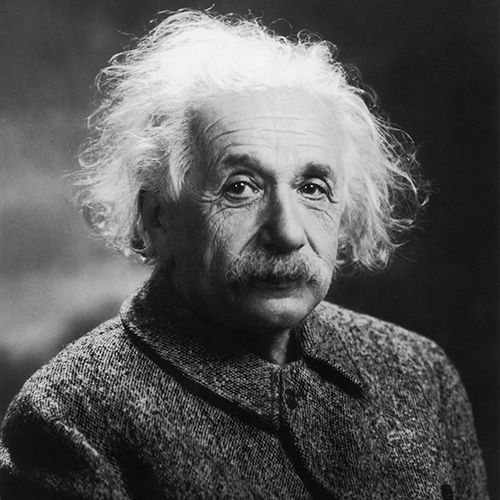
#> input picture images/einstein.jpg, 500 x 500 px, found by its file name
$ python 05.py
#> lines starting #> are read from the running program, lines starting #| are printed output that depends on the picture
import cv2

img=cv2.imread('.\\images\\einstein.jpg',1)
#> img is the input picture: shape (500, 500, 3); min 0, max 255, mean 87.3
(h,w)=img.shape[:2]
#> h = 500; w = 500
center=(w/2,h/2)
#> center = (250, 250)
angle90=90
angle180=180
angle270=270

scale=1.0

M=cv2.getRotationMatrix2D(center,angle90,scale)
rotated90=cv2.warpAffine(img,M,(h,w))
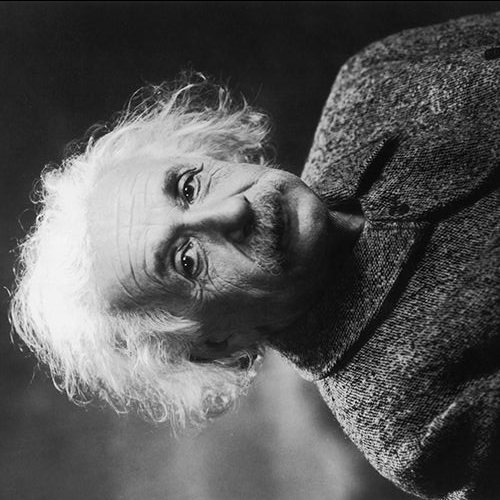
#> rotated90: shape (500, 500, 3); min 0, max 255, mean 87.2


M=cv2.getRotationMatrix2D(center,angle180,scale)
rotated180=cv2.warpAffine(img,M,(h,w))
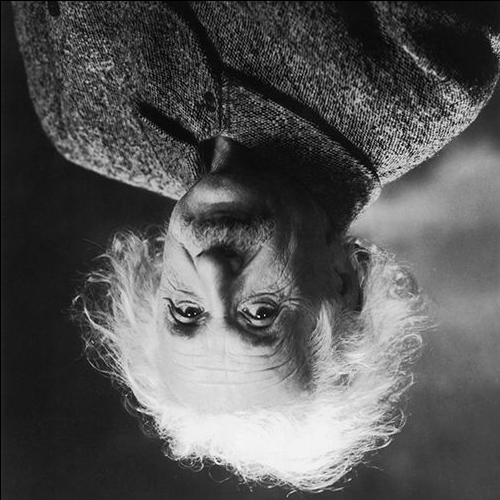
#> rotated180: shape (500, 500, 3); min 0, max 255, mean 87.1


M=cv2.getRotationMatrix2D(center,angle270,scale)
rotated270=cv2.warpAffine(img,M,(h,w))
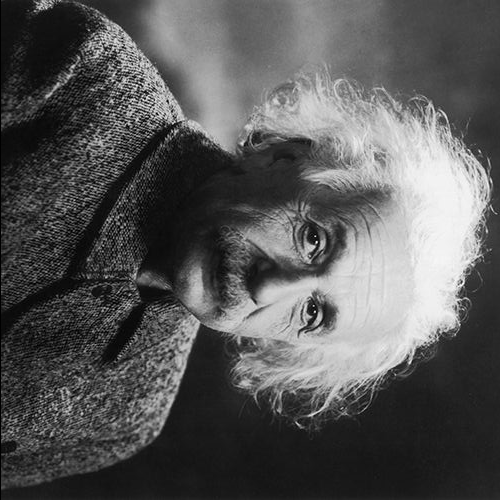
#> rotated270: shape (500, 500, 3); min 0, max 255, mean 87.2


cv2.imshow('rotated90',rotated90)
cv2.imshow('rotated180',rotated180)
cv2.imshow('rotated270',rotated270)
cv2.waitKey()
cv2.destroyAllWindows()

$ run again, with images/nature.jpg copied over images/einstein.jpg
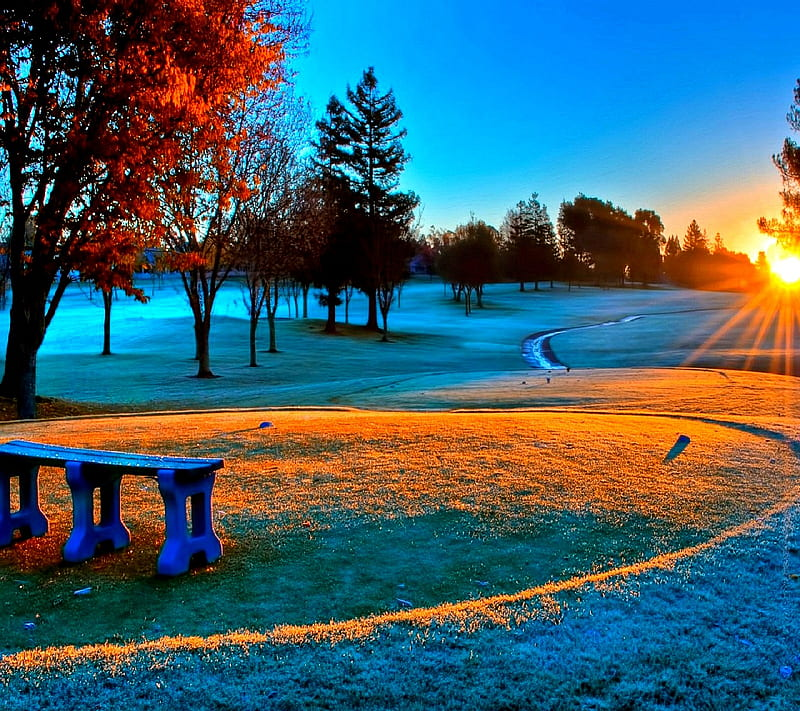
#> input picture images/nature.jpg, 800 x 711 px, found by its file name
#> img is the input picture: shape (711, 800, 3); mean B, G, R 107.7, 96.7, 64.9
#> `rotated180=cv2.warpAffine(img,M,(h,w))`:
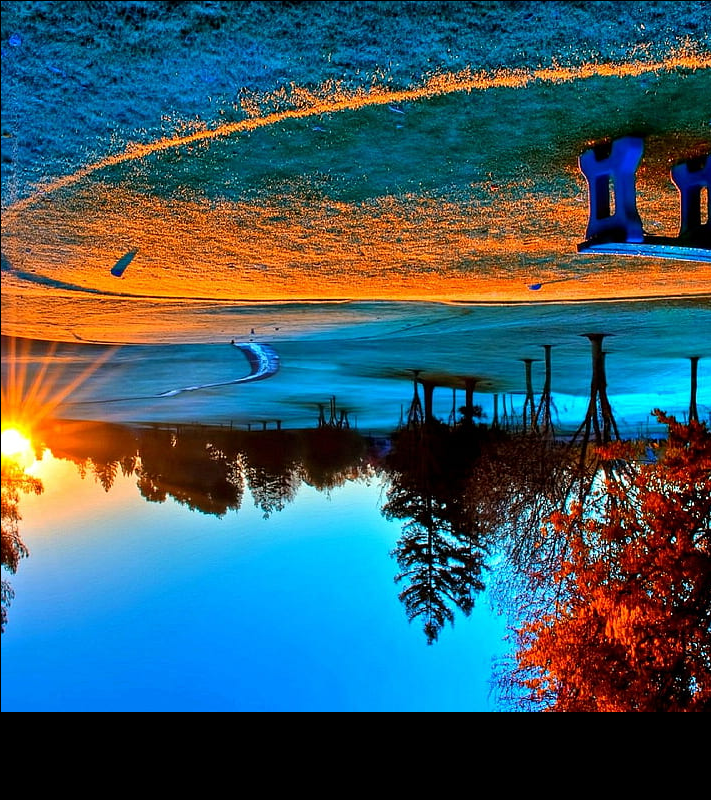
#> rotated180: shape (800, 711, 3); mean B, G, R 100.3, 90.1, 60.4
#> `rotated270=cv2.warpAffine(img,M,(h,w))`:
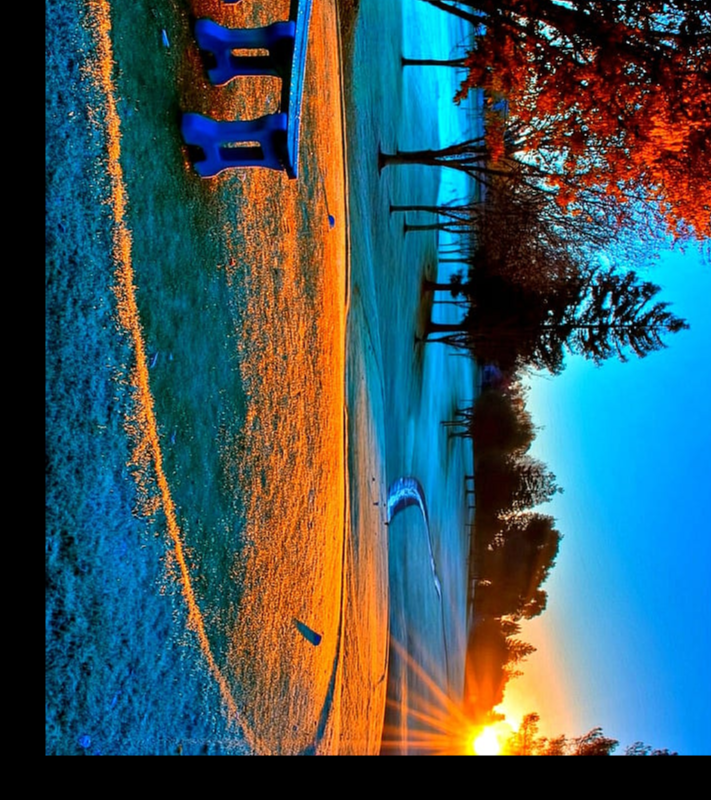
#> rotated270: shape (800, 711, 3); mean B, G, R 93.7, 87.4, 61.5
